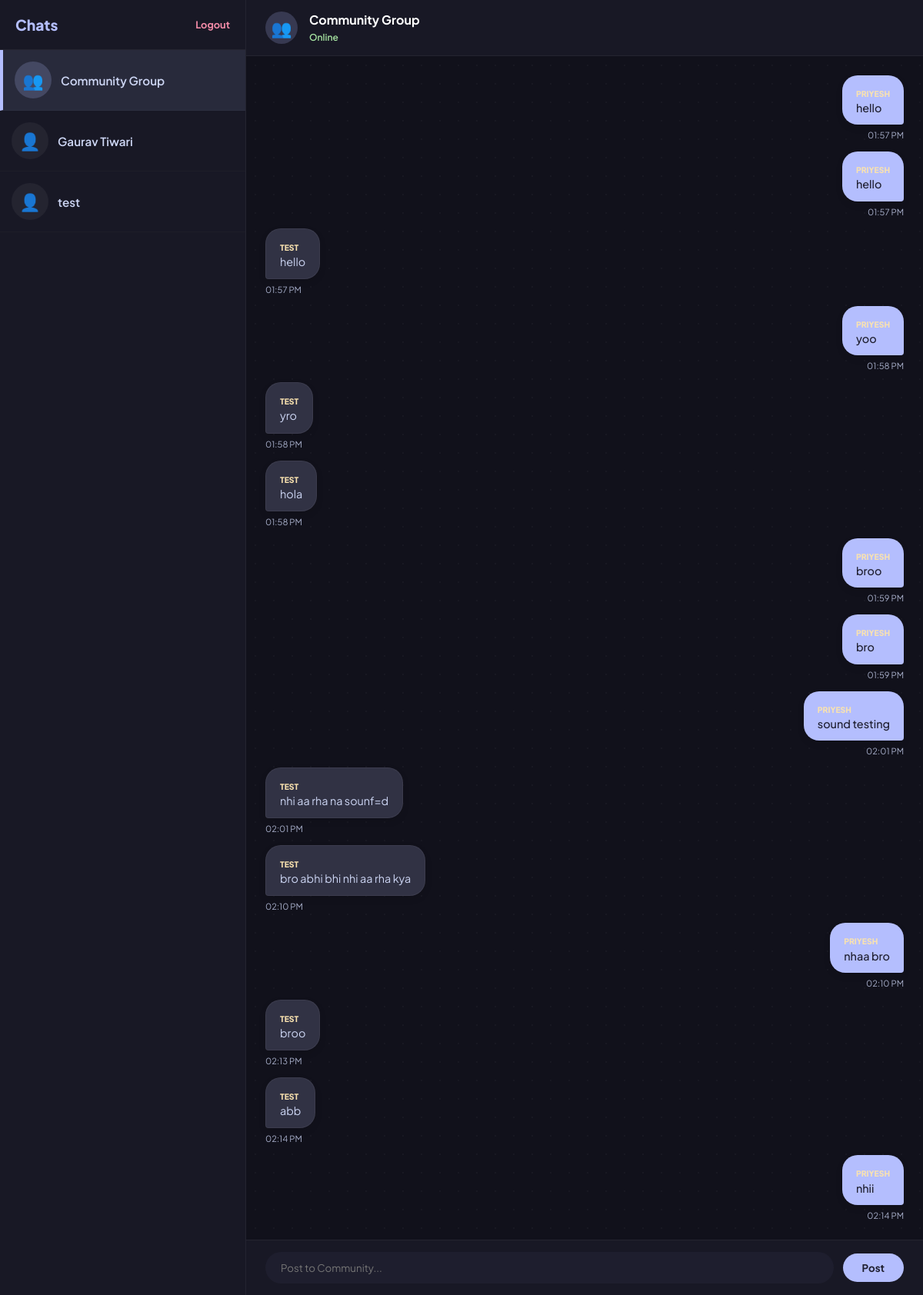
The app's page /chat (signed in) with its own data.
### models.py (models this page shows)
class User(UserMixin, db.Model):
    id = db.Column(db.Integer, primary_key=True)
    username = db.Column(db.String(100), unique=True, nullable=False)
    email = db.Column(db.String(120), unique=True, nullable=False)
    password = db.Column(db.String(200), nullable=False)
    profile_image = db.Column(db.String(120), nullable=False, default='default.png')
    created_at = db.Column(db.DateTime, default=datetime.utcnow)

class Message(db.Model):
    id = db.Column(db.Integer, primary_key=True)
    sender_id = db.Column(db.Integer, db.ForeignKey('user.id'), nullable=False)
    recipient_id = db.Column(db.Integer, db.ForeignKey('user.id'), nullable=True) # Null means Community Group
    content = db.Column(db.Text, nullable=False)
    timestamp = db.Column(db.DateTime, default=datetime.utcnow)
    sender = db.relationship('User', foreign_keys=[sender_id], backref='sent_messages')
    recipient = db.relationship('User', foreign_keys=[recipient_id], backref='received_messages')

### app.py (the view)
@app.route('/chat')
@login_required
def chat():
    all_users = User.query.filter(User.username != current_user.username).all()
    history = Message.query.filter(
        (Message.recipient_id == None) |
        (Message.sender_id == current_user.id) |
        (Message.recipient_id == current_user.id)
    ).all()
    return render_template('chat.html', username=current_user.username, history=history, all_users=all_users)

### app.py (called while the page is built)
@login_manager.user_loader
def load_user(user_id):
    return User.query.get(int(user_id))

### templates/chat.html (shortened to what this page needs)
<!DOCTYPE html>
<html lang="en">
<head>
    <link rel="stylesheet" href="{{ url_for('static', filename='style.css') }}">
</head>
<body>
<div class="app-container">
    <aside class="sidebar">
        <header class="sidebar-header">
            <h3>Chats</h3>
            <a href="/logout" class="logout-btn">Logout</a>
        </header>
        <div class="users-list">
            <div class="user-item active" id="item-Community" onclick="switchChat('Community Group', 'groups', 'community_input')">
                <div class="avatar-wrapper group">👥</div>
                <div class="user-info">
                    <h5>Community Group <span id="badge-Community" class="unread-badge">0</span></h5>
                </div>
            </div>
            {% for user in all_users %}
            <div class="user-item" id="item-{{ user.username }}" onclick="switchChat('{{ user.username }}', 'user', 'user_input_{{ user.id }}')">
                <div class="avatar-wrapper single">👤</div>
                <div class="user-info">
                    <h5>{{ user.username }} <span id="badge-{{ user.username }}" class="unread-badge">0</span></h5>
                </div>
            </div>
            {% endfor %}
        </div>
    </aside>
    <main class="main-chat">
        <header class="chat-header">
            <div class="chat-about">
                <div id="header-avatar" class="avatar-wrapper group header-avatar">👥</div>
                <div class="chat-meta">
                    <h4 id="header-chat-name">Community Group</h4>
                    <span id="typing-status" class="status online">Online</span>
                </div>
            </div>
        </header>
        <div id="chat-box" class="chat-messages">
            {% for msg in history %}
                <div class="message-wrapper {{ 'sent-wrapper' if msg.sender.username == username else 'received-wrapper' }}"
                     data-sender="{{ msg.sender.username }}"
                     data-recipient="{{ msg.recipient.username if msg.recipient_id else 'Community Group' }}">
                    <div class="bubble {{ 'sent' if msg.sender.username == username else 'received' }}">
                        <span class="user-label">{{ msg.sender.username }}</span>
                        <p>{{ msg.content }}</p>
                    </div>
                    <span class="time-stamp">{{ msg.timestamp.strftime('%I:%M %p') }}</span>
                </div>
            {% endfor %}
        </div>
        <div class="input-container-group">
            <div id="community_input" class="user-input-dedicated active">
                <input type="text" oninput="isTyping()" placeholder="Post to Community...">
                <button onclick="sendMsg('community_input')" class="send-btn">Post</button>
            </div>
        </div>
    </main>
</div>
</body>
</html>

### static/style.css (style rules this page uses)
* { margin: 0; padding: 0; box-sizing: border-box; font-family: 'Plus Jakarta Sans', sans-serif; }
:root { --bg-app: #1e1e2e; --bg-sidebar: #181825; --bg-main: #11111b; --bg-input: #313244; --text-primary: #cdd6f4; --text-secondary: #a6adc8; --accent: #b4befe; --accent-dark: #74c7ec; --border: rgba(255, 255, 255, 0.05); }
body { background: var(--bg-app); height: 100vh; overflow: hidden; width: 100vw; }
.app-container { display: flex; width: 100%; height: 100vh; }
.sidebar { width: 320px; min-width: 320px; background: var(--bg-sidebar); border-right: 1px solid var(--border); display: flex; flex-direction: column; }
.sidebar-header { padding: 20px; display: flex; justify-content: space-between; align-items: center; border-bottom: 1px solid var(--border); }
.sidebar-header h3 { font-size: 1.2rem; color: var(--accent); font-weight: 800; }
.users-list { flex: 1; overflow-y: auto; }
.user-item { display: flex; align-items: center; padding: 15px; cursor: pointer; transition: 0.2s; border-bottom: 1px solid rgba(255, 255, 255, 0.02); }
.user-item.active { background: rgba(180, 190, 254, 0.1); border-left: 4px solid var(--accent); }
.avatar-wrapper { width: 48px; height: 48px; border-radius: 50%; margin-right: 12px; display: flex; align-items: center; justify-content: center; font-size: 22px; }
.avatar-wrapper.group { background: rgba(180, 190, 254, 0.2); color: var(--accent); }
.avatar-wrapper.single { background: rgba(255, 255, 255, 0.05); color: var(--text-secondary); }
.user-info h5 { font-size: 0.95rem; font-weight: 600; color: var(--text-primary); }
.main-chat { flex: 1; display: flex; flex-direction: column; background: var(--bg-main); overflow: hidden; }
.chat-header { padding: 15px 25px; background: var(--bg-sidebar); border-bottom: 1px solid var(--border); }
.chat-about { display: flex; align-items: center; }
.header-avatar { width: 42px; height: 42px; margin-right: 15px; }
.chat-meta h4 { font-size: 1rem; font-weight: 700; color: white; }
.status.online { font-size: 0.75rem; color: #a6e3a1; font-weight: 600; }
.chat-messages { flex: 1; padding: 25px; overflow-y: auto; overflow-x: hidden; display: flex; flex-direction: column; gap: 15px; background-image: radial-gradient(rgba(255,255,255,0.03) 1px, transparent 0); background-size: 24px 24px; }
.message-wrapper { display: flex; flex-direction: column; max-width: 70%; }
.sent-wrapper { align-self: flex-end; align-items: flex-end; }
.received-wrapper { align-self: flex-start; align-items: flex-start; }
.bubble { padding: 12px 18px; border-radius: 20px; font-size: 0.9rem; line-height: 1.4; position: relative; box-shadow: 0 4px 10px rgba(0,0,0,0.1); }
.sent { background: var(--accent); color: #1e1e2e; font-weight: 500; border-bottom-right-radius: 4px; }
.received { background: var(--bg-input); color: var(--text-primary); border: 1px solid var(--border); border-bottom-left-radius: 4px; }
.user-label { font-size: 0.65rem; font-weight: 800; color: #f9e2af; margin-bottom: 5px; text-transform: uppercase; }
.time-stamp { font-size: 0.7rem; color: var(--text-secondary); margin-top: 6px; }
.input-container-group { background: var(--bg-sidebar); padding: 15px 25px; border-top: 1px solid var(--border); }
.user-input-dedicated { display: none; gap: 12px; align-items: center; }
.user-input-dedicated.active { display: flex; }
.user-input-dedicated input { flex: 1; padding: 12px 20px; border-radius: 25px; border: none; background: var(--bg-app); color: white; outline: none; transition: 0.3s; }
.send-btn { background: var(--accent); border: none; padding: 10px 25px; border-radius: 25px; color: #1e1e2e; font-weight: 700; cursor: pointer; transition: 0.2s; }
.logout-btn { color: #f38ba8; text-decoration: none; font-size: 0.8rem; font-weight: 700; }

### records on screen
User: username "Gaurav Tiwari"
User: username "test"
Message: sender.username "PRIYESH", content "hello", timestamp "01:57 PM"
Message: sender.username "PRIYESH", content "hello", timestamp "01:57 PM"
Message: sender.username "TEST", content "hello", timestamp "01:57 PM"
Message: sender.username "PRIYESH", content "yoo", timestamp "01:58 PM"
Message: sender.username "TEST", content "yro", timestamp "01:58 PM"
Message: sender.username "TEST", content "hola", timestamp "01:58 PM"
Message: sender.username "PRIYESH", content "broo", timestamp "01:59 PM"
Message: sender.username "PRIYESH", content "bro", timestamp "01:59 PM"
Message: sender.username "PRIYESH", content "sound testing", timestamp "02:01 PM"
Message: sender.username "TEST", content "nhi aa rha na sounf=d", timestamp "02:01 PM"
Message: sender.username "TEST", content "bro abhi bhi nhi aa rha kya", timestamp "02:10 PM"
Message: sender.username "PRIYESH", content "nhaa bro", timestamp "02:10 PM"
Message: sender.username "TEST", content "broo", timestamp "02:13 PM"
Message: sender.username "TEST", content "abb", timestamp "02:14 PM"
Message: sender.username "PRIYESH", content "nhii", timestamp "02:14 PM"
